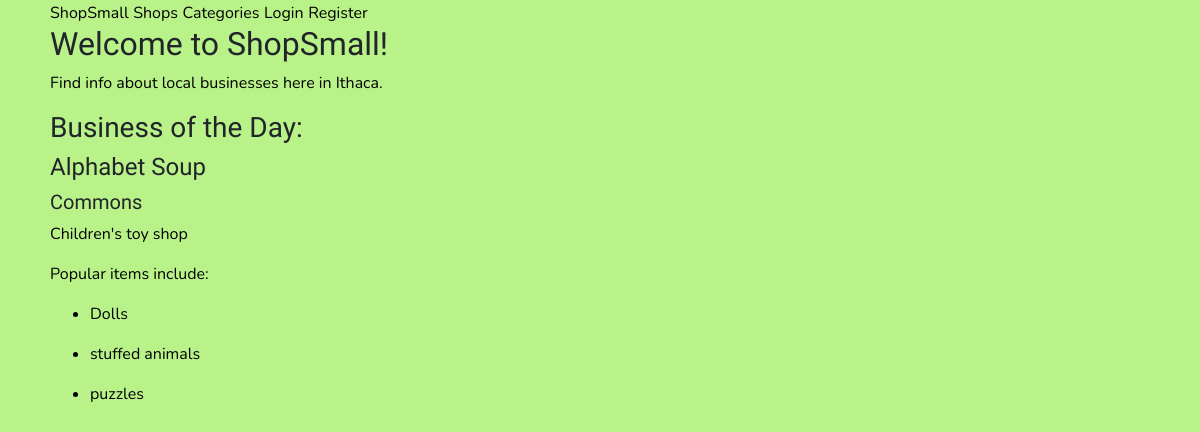
/index, run on the app's committed database.
### app/models.py (models this page shows, shortened)
class Business(db.Model):
    id = db.Column(db.Integer, primary_key= True)
    name = db.Column(db.String(64))
    category= db.Column(db.String(50), db.ForeignKey("category.id"))
    description = db.Column(db.String(200))
    location = db.Column(db.String(64))
    top_items = db.Column(db.String(100))
    favorites = db.Column(db.Integer, db.ForeignKey("customer.id"))

### app/routes.py (the view)
@app.route('/')
@app.route('/index')
def index():
    num= Business.query.count()
    my_num= random.randint(1, num)
    business= Business.query.filter_by(id=my_num).first()
    popular_items = business.top_items.split(", ")
    return render_template('index.html', title= "Home", business=business, popular_items= popular_items)

### app/templates/index.html (shortened to what this page needs)
<!doctype html>
<html>
    {% extends "base.html" %}
    {% block content %}
        {% if current_user.is_anonymous %}
            <h2> Welcome to ShopSmall!</h2>
            <p>Find info about local businesses here in Ithaca.</p>
        {% else %}
            <h2>Welcome to ShopSmall, {{ current_user.username }}!</h2>
            <p>Find info about local businesses, save your preferences, and leave reviews.</p>
        {% endif %}
<h3>Business of the Day:</h3>
        <h4>{{business.name}}</h4>
<h5>{{business.location}}</h5>
<p>{{business.description}}</p>
    <p>Popular items include:</p>
{% for popular_item in popular_items %}
    <ul>
    <li>{{popular_item}}</li>
</ul>
{% endfor %}
{% endblock %}

### app/static/style.css (style rules this page uses)
h1, h2, h3, h4, h5, h6 { font-family: "Fuzzy Bubbles", cursive; }
p, ul, li { font-family: 'Nunito', sans-serif; color: black; }
body { background-color: #B8F288; margin-left: 50px; }

### data on the page
Business: name "Alphabet Soup", location "Commons", description "Children's toy shop"

### other printed values
{{ popular_item }} "Dolls" "stuffed animals" "puzzles"
